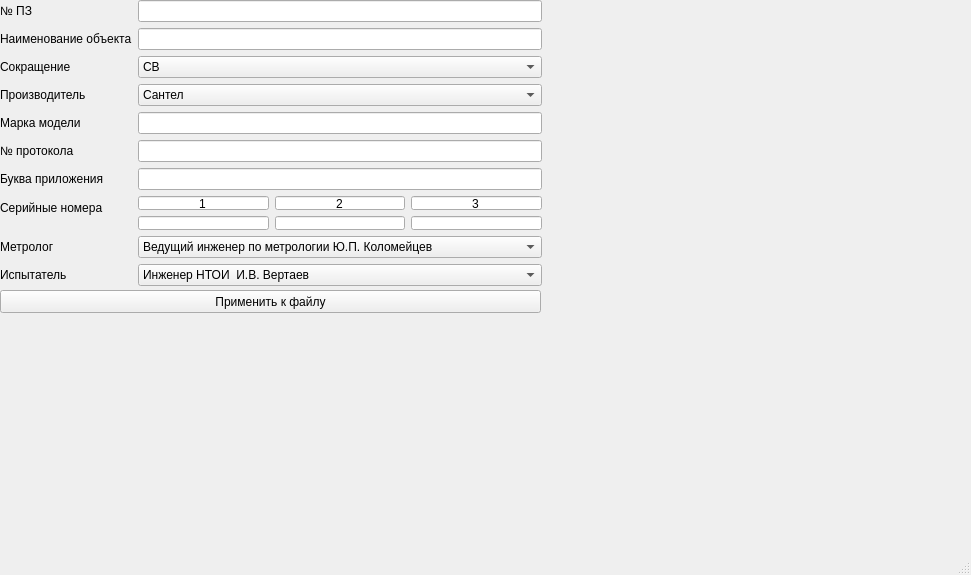
<?xml version="1.0" encoding="UTF-8"?>
<ui version="4.0">
 <class>MainWindow</class>
 <widget class="QMainWindow" name="MainWindow">
  <property name="geometry">
   <rect>
    <x>0</x>
    <y>0</y>
    <width>971</width>
    <height>575</height>
   </rect>
  </property>
  <property name="windowTitle">
   <string>MainWindow</string>
  </property>
  <widget class="QWidget" name="centralwidget">
   <widget class="QWidget" name="layoutWidget">
    <property name="geometry">
     <rect>
      <x>0</x>
      <y>0</y>
      <width>542</width>
      <height>286</height>
     </rect>
    </property>
    <layout class="QFormLayout" name="formLayout">
     <item row="0" column="0">
      <widget class="QLabel" name="pz_number_lb">
       <property name="text">
        <string>№ ПЗ</string>
       </property>
      </widget>
     </item>
     <item row="0" column="1">
      <widget class="QLineEdit" name="pz_number_line"/>
     </item>
     <item row="1" column="0">
      <widget class="QLabel" name="name_lb">
       <property name="text">
        <string>Наименование объекта</string>
       </property>
      </widget>
     </item>
     <item row="1" column="1">
      <widget class="QLineEdit" name="name_line"/>
     </item>
     <item row="2" column="0">
      <widget class="QLabel" name="acronym_lb">
       <property name="text">
        <string>Сокращение</string>
       </property>
      </widget>
     </item>
     <item row="2" column="1">
      <widget class="QComboBox" name="acronymComboBox">
       <item>
        <property name="text">
         <string>СВ</string>
        </property>
       </item>
       <item>
        <property name="text">
         <string>УВ</string>
        </property>
       </item>
       <item>
        <property name="text">
         <string>УСВ</string>
        </property>
       </item>
      </widget>
     </item>
     <item row="3" column="0">
      <widget class="QLabel" name="producer_lb">
       <property name="text">
        <string>Производитель</string>
       </property>
      </widget>
     </item>
     <item row="3" column="1">
      <widget class="QComboBox" name="producerComboBox">
       <property name="editable">
        <bool>false</bool>
       </property>
       <property name="currentText">
        <string>Сантел</string>
       </property>
       <property name="currentIndex">
        <number>0</number>
       </property>
       <item>
        <property name="text">
         <string>Сантел</string>
        </property>
       </item>
       <item>
        <property name="text">
         <string>Ителма</string>
        </property>
       </item>
      </widget>
     </item>
     <item row="4" column="0">
      <widget class="QLabel" name="model_lb">
       <property name="text">
        <string>Марка модели</string>
       </property>
      </widget>
     </item>
     <item row="4" column="1">
      <widget class="QLineEdit" name="model_line"/>
     </item>
     <item row="5" column="0">
      <widget class="QLabel" name="protocol_number_lb">
       <property name="text">
        <string>№ протокола</string>
       </property>
      </widget>
     </item>
     <item row="5" column="1">
      <widget class="QLineEdit" name="protocol_number_line"/>
     </item>
     <item row="6" column="0">
      <widget class="QLabel" name="letter_lb">
       <property name="text">
        <string>Буква приложения</string>
       </property>
      </widget>
     </item>
     <item row="6" column="1">
      <widget class="QLineEdit" name="letter_line"/>
     </item>
     <item row="7" column="0">
      <widget class="QLabel" name="samples_lb">
       <property name="text">
        <string>Серийные номера</string>
       </property>
      </widget>
     </item>
     <item row="7" column="1">
      <layout class="QGridLayout" name="gridLayout">
       <item row="0" column="0">
        <layout class="QGridLayout" name="gridLayout_2">
         <item row="1" column="2">
          <widget class="QLineEdit" name="sample_3_num"/>
         </item>
         <item row="0" column="0">
          <widget class="QLineEdit" name="sample_1">
           <property name="text">
            <string>1</string>
           </property>
           <property name="alignment">
            <set>Qt::AlignCenter</set>
           </property>
          </widget>
         </item>
         <item row="0" column="2">
          <widget class="QLineEdit" name="sample_3">
           <property name="text">
            <string>3</string>
           </property>
           <property name="alignment">
            <set>Qt::AlignCenter</set>
           </property>
          </widget>
         </item>
         <item row="1" column="0">
          <widget class="QLineEdit" name="sample_1_num"/>
         </item>
         <item row="1" column="1">
          <widget class="QLineEdit" name="sample_2_num"/>
         </item>
         <item row="0" column="1">
          <widget class="QLineEdit" name="sample_2">
           <property name="text">
            <string>2</string>
           </property>
           <property name="alignment">
            <set>Qt::AlignCenter</set>
           </property>
          </widget>
         </item>
        </layout>
       </item>
      </layout>
     </item>
     <item row="8" column="0">
      <widget class="QLabel" name="metrolog_lb_2">
       <property name="text">
        <string>Метролог</string>
       </property>
      </widget>
     </item>
     <item row="8" column="1">
      <widget class="QComboBox" name="metrologComboBox">
       <item>
        <property name="text">
         <string>Ведущий инженер по метрологии	Ю.П. Коломейцев</string>
        </property>
       </item>
      </widget>
     </item>
     <item row="9" column="0">
      <widget class="QLabel" name="tester_lb">
       <property name="text">
        <string>Испытатель</string>
       </property>
      </widget>
     </item>
     <item row="9" column="1">
      <widget class="QComboBox" name="testerComboBox">
       <item>
        <property name="text">
         <string>Инженер НТОИ		И.В. Вертаев</string>
        </property>
       </item>
      </widget>
     </item>
    </layout>
   </widget>
   <widget class="QWidget" name="layoutWidget">
    <property name="geometry">
     <rect>
      <x>28</x>
      <y>323</y>
      <width>541</width>
      <height>25</height>
     </rect>
    </property>
    <layout class="QHBoxLayout" name="horizontalLayout_6"/>
   </widget>
   <widget class="QPushButton" name="pushButton">
    <property name="geometry">
     <rect>
      <x>0</x>
      <y>290</y>
      <width>541</width>
      <height>23</height>
     </rect>
    </property>
    <property name="text">
     <string>Применить к файлу</string>
    </property>
   </widget>
  </widget>
  <widget class="QMenuBar" name="menubar">
   <property name="geometry">
    <rect>
     <x>0</x>
     <y>0</y>
     <width>971</width>
     <height>21</height>
    </rect>
   </property>
  </widget>
  <widget class="QStatusBar" name="statusbar"/>
 </widget>
 <resources/>
 <connections/>
</ui>
